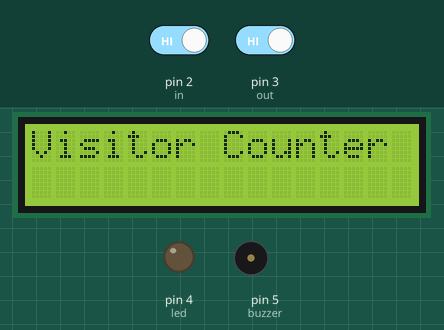
A sketch run on a simulated Arduino Uno, built with avr-gcc and run on an emulated ATmega328P. Shown: 16×2 character LCD, output pins drawn as LEDs (lit = HIGH), buzzer (waves = sounding, pin HIGH). The test bench sets the inputs (shaded band); at power-on: pin 2 (in) HIGH, pin 3 (out) HIGH.

Above: at 0.2 s.
At 3.3 s:
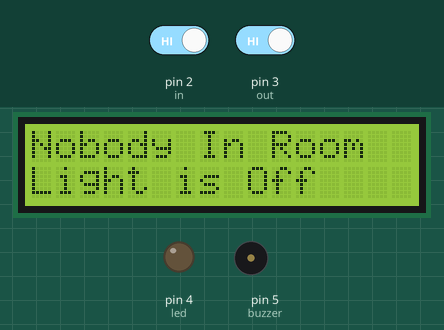
3.4 s: pin 2 (in) driven LOW and pin 3 (out) driven LOW
At 5.2 s:
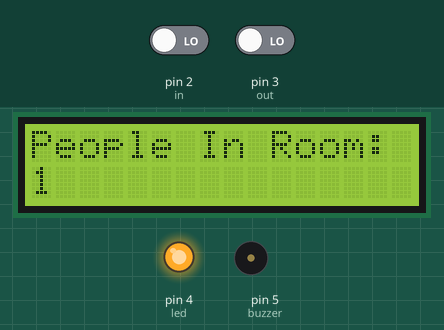
Timing chart, 0 to 6.7 s (numbered marks = the images above; inputs shaded):
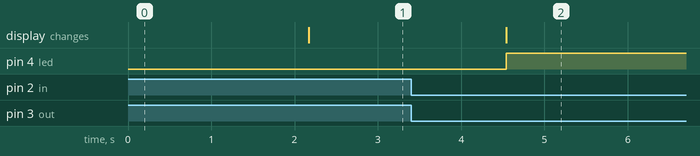

The sketch:

VisitorCounter.ino
```cpp
#include<LiquidCrystal_I2C.h>
LiquidCrystal_I2C lcd(0x27,16,2);

#define in 2
#define out 3
#define led 4
#define buzzer 5
int i1 = 1;
int i2 = 3;
int count = 0;
int limit = 5;
boolean state1 = true;
boolean state2 = true;

void setup()
{
  lcd.init();
  lcd.backlight();
  lcd.begin(16,2);
  lcd.print("Visitor Counter");
  delay(2000);
  pinMode(in, INPUT);
  pinMode(out, INPUT);
  pinMode(led, OUTPUT);
  pinMode(buzzer, OUTPUT);
  lcd.clear();
}

void loop()
{
  int in_value = digitalRead(in);
  int out_value = digitalRead(out);

  if(in_value == LOW && i1 == 1 && state1 && i2 != 4)
  {
    delay (400);
    i1 = 2;
    state1 = false;
  }
  else if(out_value == LOW && i1 == 2 && state2)
  {
    delay(400);
    i1 = 1;
    count++;
    lcd.clear();
    lcd.print("People In Room:");
    lcd.setCursor(0,1);
    lcd.print(count);
    if(count > limit)
    {
      count = limit;
      lcd.clear();
    }
    state2 = false;
  }

  else if(out_value == LOW && i2 == 3 && state2 && i1 != 2)
  {
    delay(400);
    i2 = 4;
    state2 = false;
  }
  else if(in_value == LOW && i2 == 4 && state1)
  {
    delay(400);
    i2 = 3;
    count--;
    lcd.clear();
    lcd.print("People In Room:");
    lcd.setCursor(0,1);
    lcd.print(count);
    if(count<0)
    {
      count = 0;
      lcd.clear();
    }
    state1 = false;
  }
  if(count >= limit)
  {
    //lcd.clear();
    lcd.setCursor(0,0);
    lcd.print("Room is Fulling");
    lcd.setCursor(0,1);
    lcd.print("Please Wait!");
    digitalWrite(buzzer, HIGH);
    delay(200);
    digitalWrite(buzzer, LOW);
    delay(200);
  }
  if(count<=0)
  {
    digitalWrite(led, LOW);
    lcd.setCursor(0,0);
    lcd.print("Nobody In Room");
    lcd.setCursor(0,1);
    lcd.print("Light is Off");
    delay(200);
  }
  else
    digitalWrite(led, HIGH);

  if (in_value)
  {
    state1 = true;
  }
  if (out_value)
  {
    state2 = true;
  }
}
```

Measured:
- after the input at 3.4 s, pin 4 (led): LOW → HIGH after 1.1 s; the display: changes after 1.1 s (image 2)
